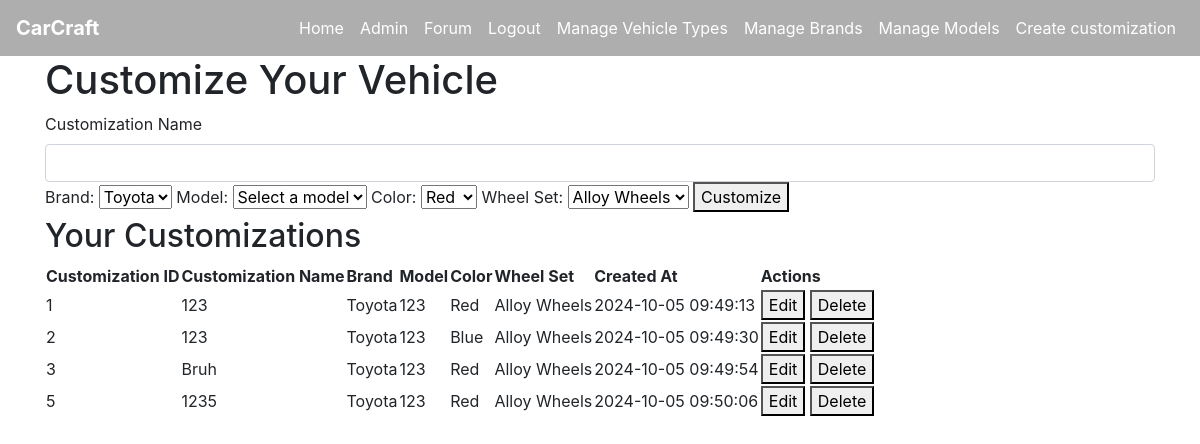
Screenshot of /customize (signed in) with the database file from the repository.
### tables this page shows
CREATE TABLE customization (
    customization_id INTEGER PRIMARY KEY AUTOINCREMENT,
    customization_name VARCHAR(100) NOT NULL,
    user_id INTEGER NOT NULL,
    model_id INTEGER NOT NULL,
    color_id INTEGER NOT NULL,
    wheel_id INTEGER NOT NULL,
    created_at DATETIME DEFAULT CURRENT_TIMESTAMP,
    FOREIGN KEY (user_id) REFERENCES user(user_id),
    FOREIGN KEY (model_id) REFERENCES model(model_id),
    FOREIGN KEY (color_id) REFERENCES color(color_id),
    FOREIGN KEY (wheel_id) REFERENCES wheel_set(wheel_id)
);

CREATE TABLE brand (
    brand_id INTEGER PRIMARY KEY AUTOINCREMENT,
    name VARCHAR(20)
);

CREATE TABLE model (
    model_id INTEGER PRIMARY KEY AUTOINCREMENT,
    brand_id INTEGER NOT NULL,
    type_id INTEGER NOT NULL,
    name VARCHAR(100) NOT NULL,
    FOREIGN KEY (brand_id) REFERENCES brand(brand_id),
    FOREIGN KEY (type_id) REFERENCES vehicle_type(type_id)
);

CREATE TABLE color (
    color_id INTEGER PRIMARY KEY AUTOINCREMENT,
    name VARCHAR(50)
);

CREATE TABLE wheel_set (
    wheel_id INTEGER PRIMARY KEY AUTOINCREMENT,
    name VARCHAR(100),
    description TEXT
);

### app.py (the view, shortened to what this page needs)
@app.route('/customize', methods=['GET', 'POST'])
@login_required
def customize():
    db = get_db_connection()
    brands = db.execute('SELECT brand_id, name FROM brand').fetchall()
    colors = db.execute('SELECT color_id, name FROM color').fetchall()
    wheels = db.execute('SELECT wheel_id, name FROM wheel_set').fetchall()
    models = []
    if brands:
        default_brand_id = brands[0]['brand_id']
        models = db.execute('SELECT model_id, name FROM model WHERE brand_id = ?', (default_brand_id,)).fetchall()
    customizations = db.execute('''
        SELECT customization.customization_id, customization.customization_name, brand.name AS brand_name,
               model.name AS model_name, color.name AS color_name, wheel_set.name AS wheel_name,
               customization.created_at
        FROM customization
        JOIN model ON customization.model_id = model.model_id
        JOIN brand ON model.brand_id = brand.brand_id
        JOIN color ON customization.color_id = color.color_id
        JOIN wheel_set ON customization.wheel_id = wheel_set.wheel_id
        WHERE customization.user_id = ?
    ''', (current_user.id,)).fetchall()
    return render_template('customize.html', brands=brands, colors=colors, wheels=wheels, models=models, customizations=customizations)

### app.py (called while the page is built)
def get_db_connection():
    conn = sqlite3.connect(DATABASE)
    conn.row_factory = sqlite3.Row  # This enables column access by name: row['column_name']
    return conn

@login_manager.user_loader
def load_user(user_id):
    return User.get(user_id)

    @staticmethod
    def get(user_id):
        conn = get_db_connection()
        user_data = conn.execute('SELECT * FROM user WHERE user_id = ?', (user_id,)).fetchone()
        conn.close()
        if user_data:
            return User(
                user_id=user_data['user_id'],
                username=user_data['username'],
                email=user_data['email'],
                password_hash=user_data['password_hash'],
                admin=bool(user_data['admin'])
            )
        return None

### templates/customize.html (shortened to what this page needs)
{% extends 'base.html' %}
{% block content %}
<h1>Customize Your Vehicle</h1>
<form id="customization-form" method="POST" action="{{ url_for('customize') }}">
    <label for="customization_name">Customization Name</label>
    <input type="text" id="customization_name" name="customization_name" class="form-control" value="{{ customization.customization_name if customization else '' }}" required>
    <label for="brand_id">Brand:</label>
    <select name="brand_id" id="brand_id" onchange="loadModels()">
        {% for brand in brands %}
            <option value="{{ brand.brand_id }}">{{ brand.name }}</option>
        {% endfor %}
    </select>
    <label for="model_id">Model:</label>
    <select name="model_id" id="model_id" required>
        <option value="" disabled selected>Select a model</option>
    </select>
    <label for="color_id">Color:</label>
    <select name="color_id" id="color_id">
        {% for color in colors %}
            <option value="{{ color.color_id }}">{{ color.name }}</option>
        {% endfor %}
    </select>
    <label for="wheel_id">Wheel Set:</label>
    <select name="wheel_id" id="wheel_id">
        {% for wheel in wheels %}
            <option value="{{ wheel.wheel_id }}">{{ wheel.name }}</option>
        {% endfor %}
    </select>
    <button type="submit">Customize</button>
</form>
<h2>Your Customizations</h2>
<table>
    <thead>
        <tr>
            <th>Customization ID</th>
            <th>Customization Name</th>
            <th>Brand</th>
            <th>Model</th>
            <th>Color</th>
            <th>Wheel Set</th>
            <th>Created At</th>
            <th>Actions</th>
        </tr>
    </thead>
    <tbody>
        {% for customization in customizations %}
            <tr>
                <td>{{ customization.customization_id }}</td>
                <td>{{ customization.customization_name }}</td>
                <td>{{ customization.brand_name }}</td>
                <td>{{ customization.model_name }}</td>
                <td>{{ customization.color_name }}</td>
                <td>{{ customization.wheel_name }}</td>
                <td>{{ customization.created_at }}</td>
                <td>
                    <a href="{{ url_for('edit_customization', customization_id=customization.customization_id) }}">
                        <button>Edit</button>
                    </a>
                    <form method="POST" action="{{ url_for('customize') }}" style="display:inline;">
                        <button type="submit" onclick="return confirm('Are you sure you want to delete this customization?');">Delete</button>
                    </form>
                </td>
            </tr>
        {% endfor %}
    </tbody>
</table>
{% endblock %}

### templates/base.html (shortened to what this page needs)
<!DOCTYPE html>
<html lang="en">
<head>
    <link
      rel="stylesheet"
      href="https://stackpath.bootstrapcdn.com/bootstrap/4.4.1/css/bootstrap.min.css"
    />
    <link
      rel="stylesheet"
      href="https://stackpath.bootstrapcdn.com/font-awesome/4.7.0/css/font-awesome.min.css"
    />
    <link rel="stylesheet" href="{{ url_for('static', filename='css/style.css') }}">
</head>
<body>
    <nav class="navbar navbar-expand-lg">
        <a class="navbar-brand" href="{{ url_for('home') }}">CarCraft</a>
        <div class="collapse navbar-collapse" id="navbarNav">
            <ul class="navbar-nav">
                <li class="nav-item"><a class="nav-link" href="{{ url_for('home') }}">Home</a></li>
                {% if current_user.is_authenticated %}
                    {% if current_user.admin %}
                        <li class="nav-item"><a class="nav-link" href="{{ url_for('admin') }}">Admin</a></li>
                    {% endif %}
                    <li class="nav-item"><a class="nav-link" href="{{ url_for('forum') }}">Forum</a></li>
                    <li class="nav-item"><a class="nav-link" href="{{ url_for('logout') }}">Logout</a></li>
                    <li class="nav-item"><a class="nav-link" href="{{ url_for('vehicle_type') }}">Manage Vehicle Types</a></li>
                    <li class="nav-item"><a class="nav-link" href="{{ url_for('brand_type') }}">Manage Brands</a></li>
                    <li class="nav-item"><a class="nav-link" href="{{ url_for('models') }}">Manage Models</a></li>
                    <li class="nav-item"><a class="nav-link" href="{{ url_for('customize') }}">Create customization</a></li>
                {% else %}
                    <li class="nav-item"><a class="nav-link" href="{{ url_for('login') }}">Login</a></li>
                    <li class="nav-item"><a class="nav-link" href="{{ url_for('create_user') }}">Register</a></li>
                {% endif %}
            </ul>
        </div>
    </nav>
    <div class="container">
        {% block content %}{% endblock %}
    </div>
</body>
</html>

### static/css/style.css (style rules this page uses)
.navbar { position: relative; z-index: 10; }
.navbar { background-color: rgba(53, 53, 53, 0.4); }
.navbar-nav { margin-left: auto; }
.navbar { z-index: 1000; }
.navbar { padding: 0.5rem 1rem; }
.navbar-nav .nav-link { color: #ffffff; transition: color 0.3s ease; }
.navbar-brand { color: #ffffff; font-weight: bold; }

### rows the page displays
customization: customization_id "1", customization_name "123", brand_name "Toyota", model_name "123", color_name "Red", wheel_name "Alloy Wheels", created_at "2024-10-05 09:49:13"
customization: customization_id "2", customization_name "123", brand_name "Toyota", model_name "123", color_name "Blue", wheel_name "Alloy Wheels", created_at "2024-10-05 09:49:30"
customization: customization_id "3", customization_name "Bruh", brand_name "Toyota", model_name "123", color_name "Red", wheel_name "Alloy Wheels", created_at "2024-10-05 09:49:54"
customization: customization_id "5", customization_name "1235", brand_name "Toyota", model_name "123", color_name "Red", wheel_name "Alloy Wheels", created_at "2024-10-05 09:50:06"

### other values shown
form field brand_id "Toyota"
form field color_id "Red"
form field wheel_id "Alloy Wheels"
